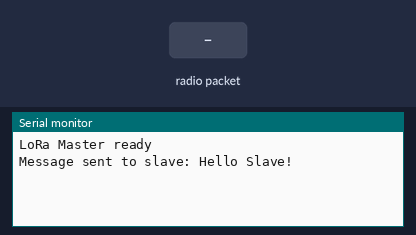
A sketch run on a simulated Arduino Uno, built with avr-gcc and run on an emulated ATmega328P. Shown: the last lines printed to the serial monitor. The test bench sets the inputs (shaded band). No radio packets arrive unless stated.

Above: at 1.2 s.
1.3 s: radio packet "1" arrives
At 1.45 s:
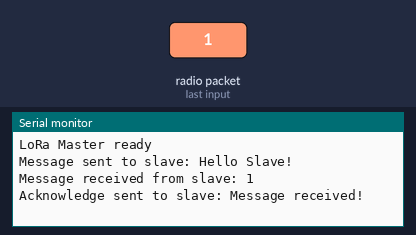
2.9 s: radio packet "0" arrives
At 3.7 s:
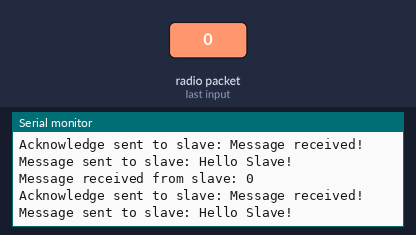
4.4 s: radio packet "2" arrives
At 5.7 s:
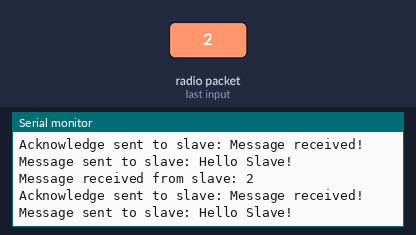

Measured:
- after the input at 1.3 s, the serial monitor: prints a new line after 0.08 s (image 1)
- after the input at 2.9 s, the serial monitor: prints a new line at once (image 2)
- after the input at 4.4 s, the serial monitor: prints a new line at once (image 3)

The sketch:

master.ino
```cpp
#include <SPI.h>
#include <LoRa.h>

void setup() {
  Serial.begin(9600);
  while (!Serial);

  LoRa.setPins(5, 14, 2);

  if (!LoRa.begin(433E6)) {
    Serial.println("Starting LoRa failed!");
    while (1);
  }

  Serial.println("LoRa Master ready");
}

void loop() {
  String message = "Hello Slave!";
  LoRa.beginPacket();
  LoRa.print(message);
  LoRa.endPacket();

  Serial.println("Message sent to slave: " + message);

  // Wait for response from slave
  while (LoRa.parsePacket() == 0) {
    delay(100);
  }

  // Receive response from slave
  String response = "";
  while (LoRa.available()) {
    response += (char)LoRa.read();
  }
  Serial.println("Message received from slave: " + response);

  // Send acknowledge to slave
  String ack = "Message received!";
  LoRa.beginPacket();
  LoRa.print(ack);
  LoRa.endPacket();

  Serial.println("Acknowledge sent to slave: " + ack);
}
```
